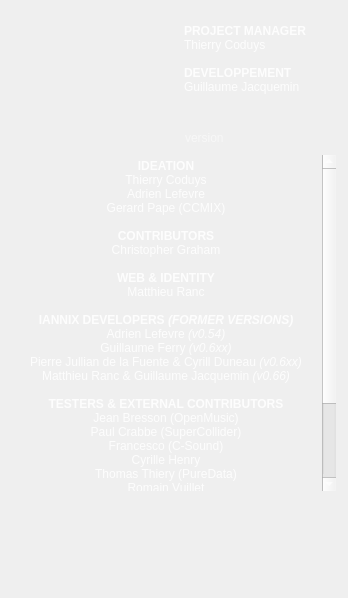
<?xml version="1.0" encoding="UTF-8"?>
<ui version="4.0">
 <class>UiAbout</class>
 <widget class="QWidget" name="UiAbout">
  <property name="geometry">
   <rect>
    <x>0</x>
    <y>0</y>
    <width>348</width>
    <height>598</height>
   </rect>
  </property>
  <property name="minimumSize">
   <size>
    <width>348</width>
    <height>598</height>
   </size>
  </property>
  <property name="maximumSize">
   <size>
    <width>348</width>
    <height>598</height>
   </size>
  </property>
  <property name="windowTitle">
   <string>About IanniX</string>
  </property>
  <property name="styleSheet">
   <string notr="true">QWidget {
	font: 12px &quot;Arial&quot;;
	color: rgba(255, 255, 255, 220);
}
QWidget#version {
	color: rgba(255, 255, 255, 128);
}

QTextEdit {
	background: transparent;
	border: 0px solid transparent;
}</string>
  </property>
  <widget class="QLabel" name="picture">
   <property name="geometry">
    <rect>
     <x>0</x>
     <y>0</y>
     <width>350</width>
     <height>600</height>
    </rect>
   </property>
   <property name="minimumSize">
    <size>
     <width>350</width>
     <height>600</height>
    </size>
   </property>
   <property name="maximumSize">
    <size>
     <width>350</width>
     <height>600</height>
    </size>
   </property>
   <property name="text">
    <string/>
   </property>
   <property name="pixmap">
    <pixmap resource="IanniX.qrc">:/general/res_about.png</pixmap>
   </property>
  </widget>
  <widget class="QTextEdit" name="credits">
   <property name="geometry">
    <rect>
     <x>10</x>
     <y>155</y>
     <width>326</width>
     <height>336</height>
    </rect>
   </property>
   <property name="readOnly">
    <bool>true</bool>
   </property>
   <property name="html">
    <string>&lt;!DOCTYPE HTML PUBLIC &quot;-//W3C//DTD HTML 4.0//EN&quot; &quot;http://www.w3.org/TR/REC-html40/strict.dtd&quot;&gt;
&lt;html&gt;&lt;head&gt;&lt;meta name=&quot;qrichtext&quot; content=&quot;1&quot; /&gt;&lt;style type=&quot;text/css&quot;&gt;
p, li { white-space: pre-wrap; }
&lt;/style&gt;&lt;/head&gt;&lt;body style=&quot; font-family:'Arial'; font-weight:400; font-style:normal;&quot;&gt;
&lt;p align=&quot;center&quot; style=&quot; margin-top:0px; margin-bottom:0px; margin-left:0px; margin-right:0px; -qt-block-indent:0; text-indent:0px;&quot;&gt;&lt;span style=&quot; font-weight:600;&quot;&gt;IDEATION&lt;/span&gt;&lt;/p&gt;
&lt;p align=&quot;center&quot; style=&quot; margin-top:0px; margin-bottom:0px; margin-left:0px; margin-right:0px; -qt-block-indent:0; text-indent:0px;&quot;&gt;Thierry Coduys&lt;/p&gt;
&lt;p align=&quot;center&quot; style=&quot; margin-top:0px; margin-bottom:0px; margin-left:0px; margin-right:0px; -qt-block-indent:0; text-indent:0px;&quot;&gt;Adrien Lefevre&lt;/p&gt;
&lt;p align=&quot;center&quot; style=&quot; margin-top:0px; margin-bottom:0px; margin-left:0px; margin-right:0px; -qt-block-indent:0; text-indent:0px;&quot;&gt;Gerard Pape (CCMIX)&lt;/p&gt;
&lt;p align=&quot;center&quot; style=&quot;-qt-paragraph-type:empty; margin-top:0px; margin-bottom:0px; margin-left:0px; margin-right:0px; -qt-block-indent:0; text-indent:0px; font-style:italic;&quot;&gt;&lt;/p&gt;
&lt;p align=&quot;center&quot; style=&quot; margin-top:0px; margin-bottom:0px; margin-left:0px; margin-right:0px; -qt-block-indent:0; text-indent:0px;&quot;&gt;&lt;span style=&quot; font-weight:600;&quot;&gt;CONTRIBUTORS&lt;/span&gt;&lt;/p&gt;
&lt;p align=&quot;center&quot; style=&quot; margin-top:0px; margin-bottom:0px; margin-left:0px; margin-right:0px; -qt-block-indent:0; text-indent:0px;&quot;&gt;Christopher Graham&lt;/p&gt;
&lt;p align=&quot;center&quot; style=&quot;-qt-paragraph-type:empty; margin-top:0px; margin-bottom:0px; margin-left:0px; margin-right:0px; -qt-block-indent:0; text-indent:0px;&quot;&gt;&lt;/p&gt;
&lt;p align=&quot;center&quot; style=&quot; margin-top:0px; margin-bottom:0px; margin-left:0px; margin-right:0px; -qt-block-indent:0; text-indent:0px;&quot;&gt;&lt;span style=&quot; font-weight:600;&quot;&gt;WEB &amp;amp; IDENTITY&lt;/span&gt;&lt;/p&gt;
&lt;p align=&quot;center&quot; style=&quot; margin-top:0px; margin-bottom:0px; margin-left:0px; margin-right:0px; -qt-block-indent:0; text-indent:0px;&quot;&gt;Matthieu Ranc&lt;/p&gt;
&lt;p align=&quot;center&quot; style=&quot;-qt-paragraph-type:empty; margin-top:0px; margin-bottom:0px; margin-left:0px; margin-right:0px; -qt-block-indent:0; text-indent:0px;&quot;&gt;&lt;/p&gt;
&lt;p align=&quot;center&quot; style=&quot; margin-top:0px; margin-bottom:0px; margin-left:0px; margin-right:0px; -qt-block-indent:0; text-indent:0px;&quot;&gt;&lt;span style=&quot; font-weight:600;&quot;&gt;IANNIX DEVELOPERS &lt;/span&gt;&lt;span style=&quot; font-weight:600; font-style:italic;&quot;&gt;(FORMER VERSIONS)&lt;/span&gt;&lt;/p&gt;
&lt;p align=&quot;center&quot; style=&quot; margin-top:0px; margin-bottom:0px; margin-left:0px; margin-right:0px; -qt-block-indent:0; text-indent:0px;&quot;&gt;Adrien Lefevre &lt;span style=&quot; font-style:italic;&quot;&gt;(v0.54)&lt;/span&gt;&lt;/p&gt;
&lt;p align=&quot;center&quot; style=&quot; margin-top:0px; margin-bottom:0px; margin-left:0px; margin-right:0px; -qt-block-indent:0; text-indent:0px;&quot;&gt;Guillaume Ferry &lt;span style=&quot; font-style:italic;&quot;&gt;(v0.6xx)&lt;/span&gt;&lt;/p&gt;
&lt;p align=&quot;center&quot; style=&quot; margin-top:0px; margin-bottom:0px; margin-left:0px; margin-right:0px; -qt-block-indent:0; text-indent:0px;&quot;&gt;Pierre Jullian de la Fuente &amp;amp; Cyrill Duneau &lt;span style=&quot; font-style:italic;&quot;&gt;(v0.6xx)&lt;/span&gt;&lt;/p&gt;
&lt;p align=&quot;center&quot; style=&quot; margin-top:0px; margin-bottom:0px; margin-left:0px; margin-right:0px; -qt-block-indent:0; text-indent:0px;&quot;&gt;Matthieu Ranc &amp;amp; Guillaume Jacquemin &lt;span style=&quot; font-style:italic;&quot;&gt;(v0.66)&lt;/span&gt;&lt;/p&gt;
&lt;p align=&quot;center&quot; style=&quot;-qt-paragraph-type:empty; margin-top:0px; margin-bottom:0px; margin-left:0px; margin-right:0px; -qt-block-indent:0; text-indent:0px; font-style:italic;&quot;&gt;&lt;/p&gt;
&lt;p align=&quot;center&quot; style=&quot; margin-top:0px; margin-bottom:0px; margin-left:0px; margin-right:0px; -qt-block-indent:0; text-indent:0px;&quot;&gt;&lt;span style=&quot; font-weight:600;&quot;&gt;TESTERS &amp;amp; EXTERNAL CONTRIBUTORS&lt;/span&gt;&lt;/p&gt;
&lt;p align=&quot;center&quot; style=&quot; margin-top:0px; margin-bottom:0px; margin-left:0px; margin-right:0px; -qt-block-indent:0; text-indent:0px;&quot;&gt;Jean Bresson (OpenMusic)&lt;/p&gt;
&lt;p align=&quot;center&quot; style=&quot; margin-top:0px; margin-bottom:0px; margin-left:0px; margin-right:0px; -qt-block-indent:0; text-indent:0px;&quot;&gt;Paul Crabbe (SuperCollider)&lt;/p&gt;
&lt;p align=&quot;center&quot; style=&quot; margin-top:0px; margin-bottom:0px; margin-left:0px; margin-right:0px; -qt-block-indent:0; text-indent:0px;&quot;&gt;Francesco (C-Sound)&lt;/p&gt;
&lt;p align=&quot;center&quot; style=&quot; margin-top:0px; margin-bottom:0px; margin-left:0px; margin-right:0px; -qt-block-indent:0; text-indent:0px;&quot;&gt;Cyrille Henry&lt;/p&gt;
&lt;p align=&quot;center&quot; style=&quot; margin-top:0px; margin-bottom:0px; margin-left:0px; margin-right:0px; -qt-block-indent:0; text-indent:0px;&quot;&gt;Thomas Thiery (PureData)&lt;/p&gt;
&lt;p align=&quot;center&quot; style=&quot; margin-top:0px; margin-bottom:0px; margin-left:0px; margin-right:0px; -qt-block-indent:0; text-indent:0px;&quot;&gt;Romain Vuillet&lt;/p&gt;
&lt;p align=&quot;center&quot; style=&quot;-qt-paragraph-type:empty; margin-top:0px; margin-bottom:0px; margin-left:0px; margin-right:0px; -qt-block-indent:0; text-indent:0px; font-style:italic;&quot;&gt;&lt;/p&gt;
&lt;p align=&quot;center&quot; style=&quot; margin-top:0px; margin-bottom:0px; margin-left:0px; margin-right:0px; -qt-block-indent:0; text-indent:0px;&quot;&gt;&lt;span style=&quot; font-weight:600;&quot;&gt;THANKS TO&lt;/span&gt;&lt;/p&gt;
&lt;p align=&quot;center&quot; style=&quot; margin-top:0px; margin-bottom:0px; margin-left:0px; margin-right:0px; -qt-block-indent:0; text-indent:0px;&quot;&gt;Etienne Mathé (documentation), Joachim Montessuis and all users for their observations and suggestions and AFIM (Association Française d'Informatique Musicale).&lt;/p&gt;
&lt;p align=&quot;center&quot; style=&quot;-qt-paragraph-type:empty; margin-top:0px; margin-bottom:0px; margin-left:0px; margin-right:0px; -qt-block-indent:0; text-indent:0px;&quot;&gt;&lt;/p&gt;
&lt;p align=&quot;center&quot; style=&quot; margin-top:0px; margin-bottom:0px; margin-left:0px; margin-right:0px; -qt-block-indent:0; text-indent:0px;&quot;&gt;Visit &lt;a href=&quot;http://www.iannix.org&quot;&gt;&lt;span style=&quot; text-decoration: underline; color:#000000;&quot;&gt;http://www.iannix.org&lt;/span&gt;&lt;/a&gt; for more information !&lt;/p&gt;&lt;/body&gt;&lt;/html&gt;</string>
   </property>
   <property name="textInteractionFlags">
    <set>Qt::LinksAccessibleByMouse|Qt::TextSelectableByMouse</set>
   </property>
  </widget>
  <widget class="QLabel" name="version">
   <property name="geometry">
    <rect>
     <x>185</x>
     <y>125</y>
     <width>146</width>
     <height>26</height>
    </rect>
   </property>
   <property name="text">
    <string>version</string>
   </property>
   <property name="alignment">
    <set>Qt::AlignLeading|Qt::AlignLeft|Qt::AlignVCenter</set>
   </property>
  </widget>
  <widget class="QTextEdit" name="header">
   <property name="geometry">
    <rect>
     <x>180</x>
     <y>20</y>
     <width>151</width>
     <height>86</height>
    </rect>
   </property>
   <property name="readOnly">
    <bool>true</bool>
   </property>
   <property name="html">
    <string>&lt;!DOCTYPE HTML PUBLIC &quot;-//W3C//DTD HTML 4.0//EN&quot; &quot;http://www.w3.org/TR/REC-html40/strict.dtd&quot;&gt;
&lt;html&gt;&lt;head&gt;&lt;meta name=&quot;qrichtext&quot; content=&quot;1&quot; /&gt;&lt;style type=&quot;text/css&quot;&gt;
p, li { white-space: pre-wrap; }
&lt;/style&gt;&lt;/head&gt;&lt;body style=&quot; font-family:'Arial'; font-weight:400; font-style:normal;&quot;&gt;
&lt;p style=&quot; margin-top:0px; margin-bottom:0px; margin-left:0px; margin-right:0px; -qt-block-indent:0; text-indent:0px;&quot;&gt;&lt;span style=&quot; font-weight:600;&quot;&gt;PROJECT MANAGER&lt;/span&gt;&lt;/p&gt;
&lt;p style=&quot; margin-top:0px; margin-bottom:0px; margin-left:0px; margin-right:0px; -qt-block-indent:0; text-indent:0px;&quot;&gt;Thierry Coduys&lt;/p&gt;
&lt;p style=&quot;-qt-paragraph-type:empty; margin-top:0px; margin-bottom:0px; margin-left:0px; margin-right:0px; -qt-block-indent:0; text-indent:0px;&quot;&gt;&lt;/p&gt;
&lt;p style=&quot; margin-top:0px; margin-bottom:0px; margin-left:0px; margin-right:0px; -qt-block-indent:0; text-indent:0px;&quot;&gt;&lt;span style=&quot; font-weight:600;&quot;&gt;DEVELOPPEMENT&lt;/span&gt;&lt;/p&gt;
&lt;p style=&quot; margin-top:0px; margin-bottom:0px; margin-left:0px; margin-right:0px; -qt-block-indent:0; text-indent:0px;&quot;&gt;Guillaume Jacquemin&lt;/p&gt;&lt;/body&gt;&lt;/html&gt;</string>
   </property>
   <property name="textInteractionFlags">
    <set>Qt::LinksAccessibleByMouse|Qt::TextSelectableByMouse</set>
   </property>
  </widget>
 </widget>
 <tabstops>
  <tabstop>header</tabstop>
  <tabstop>credits</tabstop>
 </tabstops>
 <resources>
  <include location="IanniX.qrc"/>
 </resources>
 <connections/>
</ui>
